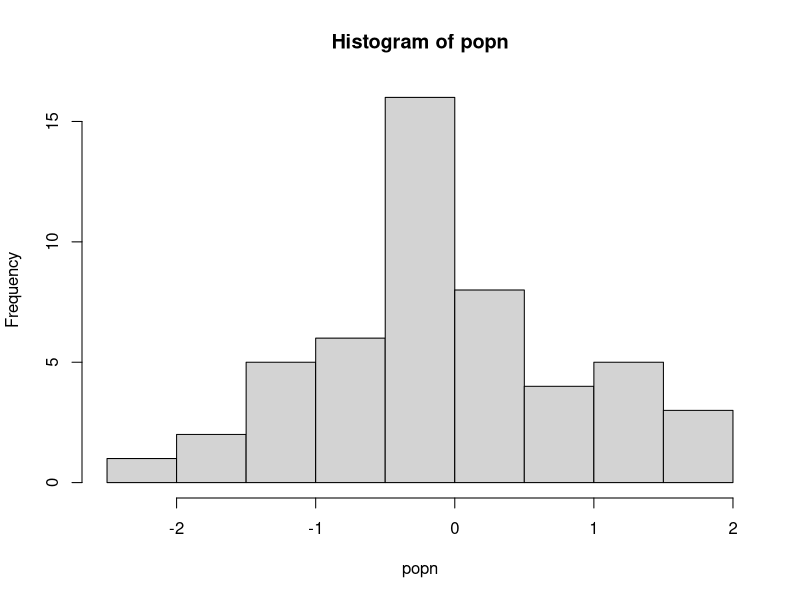
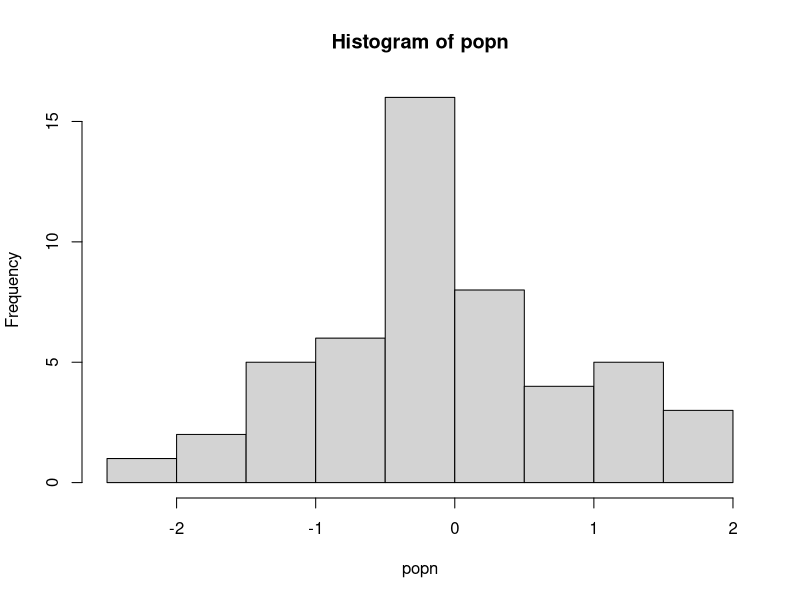

The R script that drew these images, in order: (Note: this script raises an error after producing the figures.)
doit <- function(x) {
    temp_x <- sample(x, replace = TRUE)
    if (length(unique(temp_x)) > 30 ) {# only take mean if sample was sufficient
          print(paste("Mean of this sample was:", as.character(mean(temp_x))))
         }
    else {
        stop("Couldn't calculate the mean: too few unique values!")
        }
    }

set.seed(1345)

popn <- rnorm(50)

hist(popn)
doit <-function(x) {
    temp_x <- sample(x, replace = TRUE)
    if (length(unique(temp_x)) > 30 ) {# only take mean if sample was sufficient
          print(paste("Mean of this sample was:", as.character(mean(temp_x))))
         }
    else {
        stop("Couldn't calculate the mean: too few unique values!")
        }
    }

set.seed(1345)

popn <- rnorm(50)

hist(popn)
lapply(1:15, function(i) doit(popn))

result <- vector("list", 15) #Preallocate/Initialise
for (i in 1:15) {
    result[[i]] <- tryCatch(doit(popn), FALSE)
    }
